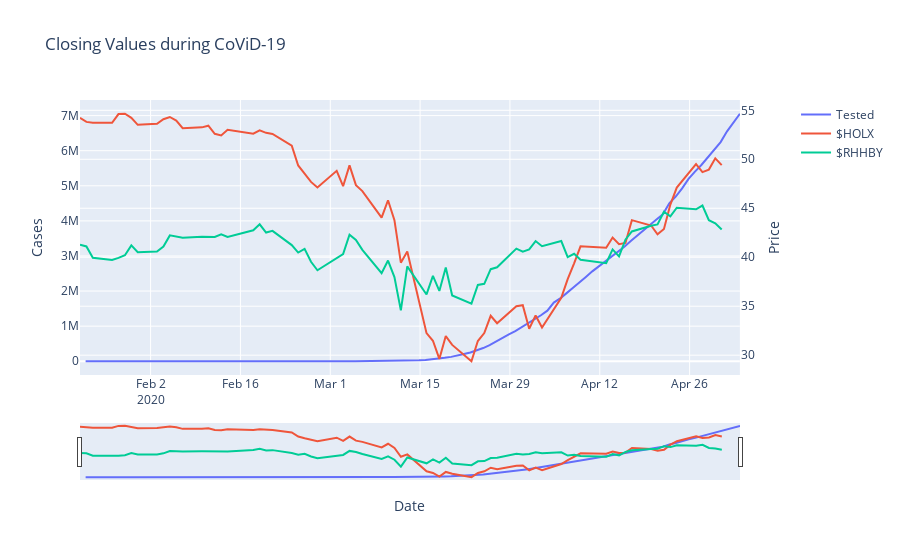

Notebook source saved alongside this figure:
### Code cell
fig = make_subplots(specs=[[{"secondary_y": True}]])

# Positive COVID-19 cases
# fig.add_trace(go.Scatter(x=df_states_daily['dateChecked'], y=df_states_daily['positive'],
#                     mode='lines',
#                     name='Positive'),
#              secondary_y=False)

# Total tested cases
fig.add_trace(go.Scatter(x=df_states_daily['dateChecked'], y=df_states_daily['totalTestResults'],
                    mode='lines',
                    name='Tested'),
             secondary_y=False,)

# MSFT Volumne
fig.add_trace(go.Scatter(x=df_HOLX.index, y=df_HOLX['Close'],
                    mode='lines',
                    name='$HOLX'),
             secondary_y=True,)



fig.add_trace(go.Scatter(x=df_RHHBY.index, y=df_RHHBY['Close'],
                    mode='lines',
                    name='$RHHBY'),
             secondary_y=True,)

# fig.add_trace(go.Scatter(x=df_TMO.index, y=df_TMO['Close'],
#                     mode='lines',
#                     name='$TMO'),
#              secondary_y=True,)

# fig.add_trace(go.Scatter(x=df_LH.index, y=df_LH['Close'],
#                     mode='lines',
#                     name='$LH'),
#              secondary_y=True,)
# fig.add_trace(go.Scatter(x=df_ABT.index, y=df_ABT['Close'],
#                     mode='lines',
#                     name='$ABT'),
#              secondary_y=True,)


fig.update_layout(
    title_text="Closing Values during CoViD-19"
)

fig.update_layout(
    showlegend=False,
    annotations=[
        dict(
            x=2,
            y=5,
            xref="x",
            yref="y",
            text="dict Text",
            showarrow=True,
            arrowhead=7,
            ax=0,
            ay=-40
        )
    ]
)

# Set x-axis title
fig.update_xaxes(title_text="Date")

# Set y-axes titles
fig.update_yaxes(title_text="Cases", secondary_y=False)
fig.update_yaxes(title_text="Price", secondary_y=True)
fig.update_xaxes(rangeslider_visible=True)



fig.show()
